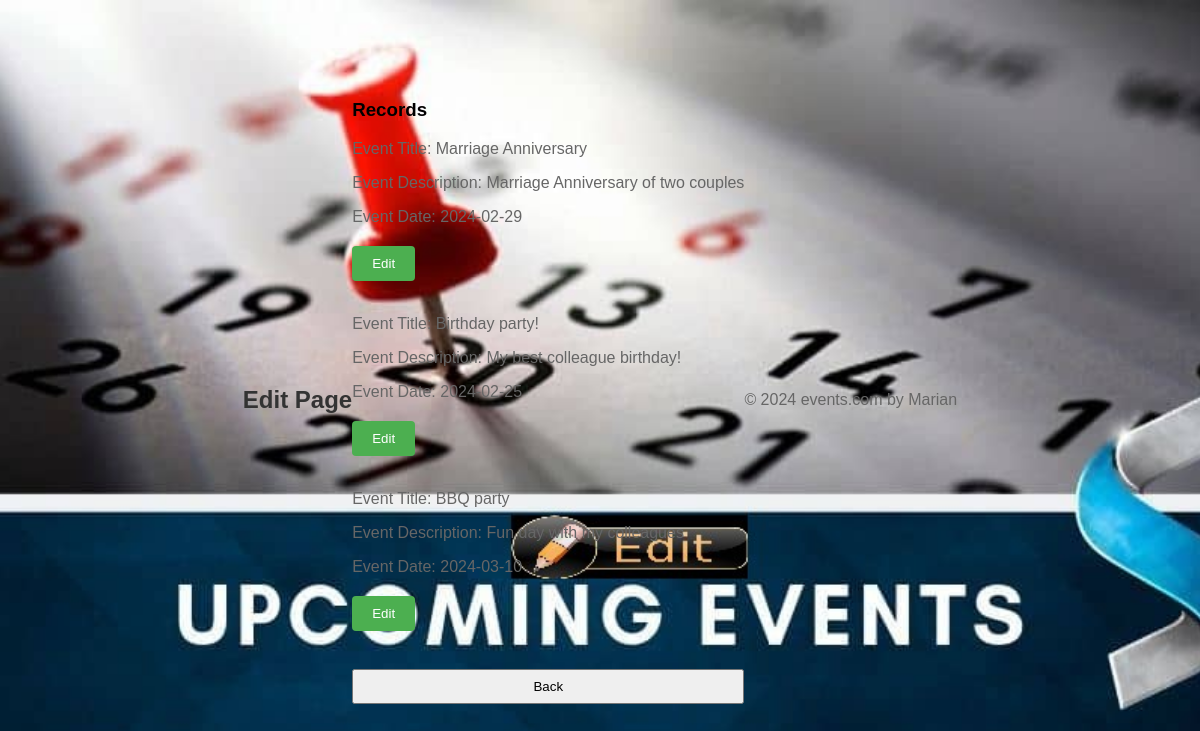
The app's page /edit.php (signed in) with its own data.
### tables this page shows
CREATE TABLE `user_data` (
  `id` int(11) NOT NULL,
  `user_id` int(11) DEFAULT NULL,
  `name` varchar(255) NOT NULL,
  `email` varchar(255) NOT NULL,
  `message` text NOT NULL,
  `event_title` text DEFAULT NULL,
  `event_description` text DEFAULT NULL,
  `event_date` datetime DEFAULT NULL
);

### edit.php (the view, shortened to what this page needs)
<!DOCTYPE html>
<html lang="en">
<head>
    <link rel="stylesheet" href="style.css">
</head>
<body>
    <header>
        <h2>Edit Page</h2>
    </header>
    <nav>
        <?php
        $conn = new mysqli("localhost", "root", "", "userdb");
        $searchQuery = "SELECT id, name AS event_title, email AS event_description, message AS event_date FROM user_data";
        $searchResult = $conn->query($searchQuery);
        if ($searchResult->num_rows > 0) {
            echo "<h3>Records</h3>";
            while ($record = $searchResult->fetch_assoc()) {
                echo "<p>Event Title: " . $record['event_title'] . "</p>";
                echo "<p>Event Description: " . $record['event_description'] . "</p>";
                echo "<p>Event Date: " . $record['event_date'] . "</p>";
                echo '<form action="edit_record.php" method="get">';
                echo '<button type="submit" name="edit">Edit</button>';
                echo '</form>';
                echo "<br>";
            }
        } else {
            echo "No records found.";
        }
        ?>
    <form action="events.php" method="get">
        <input type="submit" name="back" value="Back">
    </form>
    </nav>
    <footer>
        <p>&copy; 2024 events.com by Marian</p>
    </footer>
</body>
</html>

### style.css (style rules this page uses)
body { margin: 0; padding: 0; font-family: 'Segoe UI', Tahoma, Geneva, Verdana, sans-serif; background-color: #ffe6ee; }
h2 { color: #333; }
p { color: #666; }
form { margin-top: 20px; }
input { width: 100%; padding: 8px; margin-bottom: 16px; box-sizing: border-box; }
button { background-color: #4caf50; color: #fff; padding: 10px 20px; border: none; border-radius: 4px; cursor: pointer; }

### edit.php (style rules this page uses)
body { margin: 0; padding: 0; font-family: 'Arial', sans-serif; background: url('PicturesWeb/EditEvents.jpg') center/cover no-repeat; height: 100vh; display: flex; align-items: center; justify-content: center; }

### records on screen
user_data: name "Marriage Anniversary", email "Marriage Anniversary of two couples", message "2024-02-29"
user_data: name "Birthday party!", email "My best colleague birthday!", message "2024-02-25"
user_data: name "BBQ party", email "Fun day with my colleagues", message "2024-03-10"
